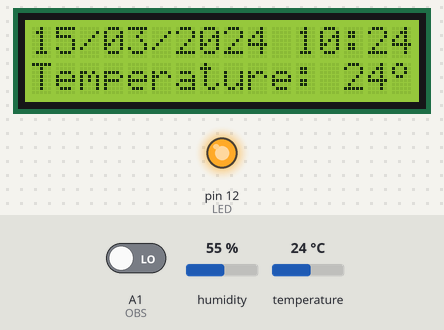
The sketch below on a simulated Arduino Uno, built with avr-gcc and run on an emulated ATmega328P. On the bench: 16×2 character LCD, output pins drawn as LEDs (lit = HIGH). The test bench sets the inputs (shaded band); at power-on: A1 (OBS) LOW, temperature 24 °C, humidity 55 %. The local clock reads 2024-03-15 10:24:30 at power-on unless the sketch sets it.

Above: at 1.2 s.
1.3 s: A1 (OBS) driven HIGH
At 6.0 s:
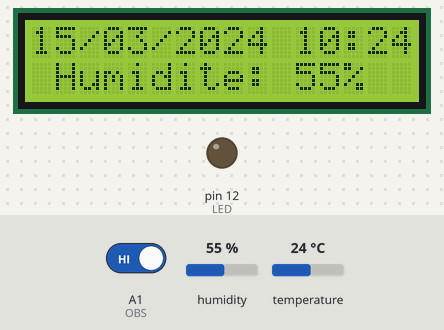
6.7 s: temperature set to 12 °C
At 10.2 s:
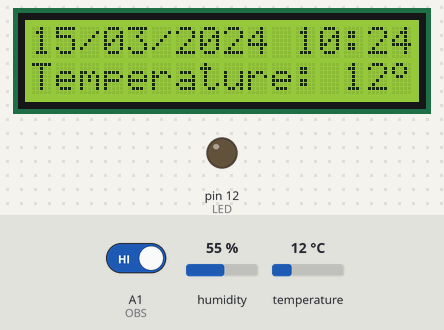
10.8 s: humidity set to 22 %
At 14.4 s:
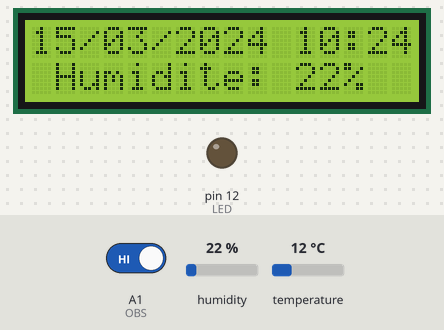
14.9 s: A1 (OBS) driven LOW
At 16.2 s:
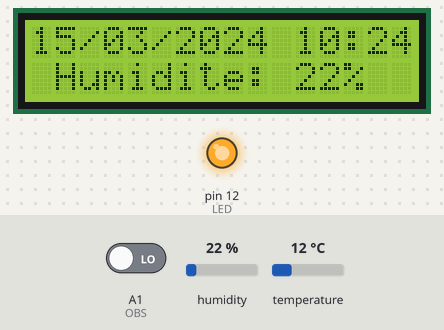
18.9 s: humidity set to 40 %
At 22.7 s:
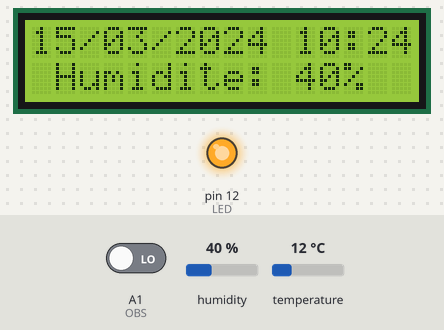
23.0 s: temperature set to 19 °C
At 26.8 s:
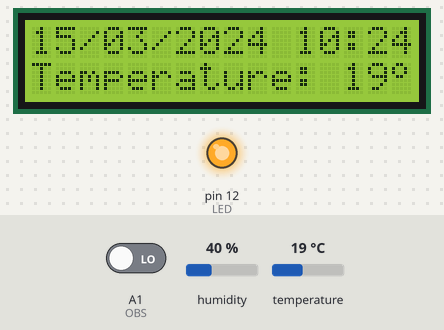
Timing chart, 0 to 28.1 s (numbered marks = the images above; inputs shaded):
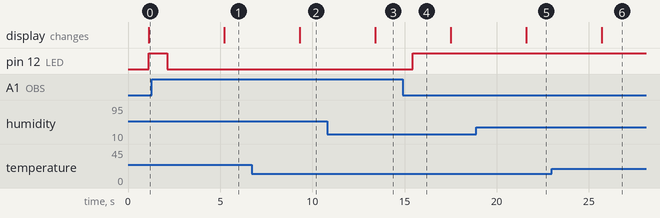

The sketch:

station_meteo.ino
```cpp
#include <LiquidCrystal_I2C.h>
#include <RTClib.h>
#include <Wire.h> //permet de discuter avec différents composants
#include <DHT.h>

//Initialisation du capteur infrarouges et de la led
#define OBS A1
#define LED 12
int avoid;

// Initialisation du module RTC
RTC_DS3231 rtc;

// Initialisation de l'écran LCD sur l'adresse 0x27
LiquidCrystal_I2C lcd(0x27, 16, 2);

// Initialisation du capteur DHT22
DHT dht(2, DHT22);

// Initialisation des degrés
byte degre[8] = {
0b01100,0b10010,0b10010,0b01100,0b00000,0b00000,0b00000,0b00000
};

//module qui permet de changer l'affichage de l'écran à des intervalles de temps
unsigned long mymillis;
boolean EC1 = true;
boolean EC2 = false;
boolean EC = false;

// Fonction setup, appelée une seule fois au démarrage
void setup () {
  // Initialisation du module RTC
  rtc.begin();

  // Vérification de l'alimentation de la RTC
  if (rtc.lostPower()) {
    // Si l'alimentation a été perdue, réglage de l'heure
    rtc.adjust(DateTime(F(__DATE__), F(__TIME__)));
  }

  // Initialisation de l'écran LCD
  lcd.init();
  lcd.backlight();
  lcd.clear();
  lcd.createChar(1, degre);

  // Initialisation du détecteur d'obstacles et de la led
  pinMode(OBS, INPUT);
  pinMode(LED, OUTPUT);
}

// Fonction loop, appelée en boucle
void loop () {
  // Récupération de l'heure courante
  DateTime now = rtc.now();

  // Affichage de l'heure sur l'écran LCD
  printDateTime(now);

  //délais qui laisse le temps au capteur de récupéré la température et l'humidté
  delay(1000);

  temphum(); //appel de la fonction qui affiche température/humidité
  capteur(); //appel de la fonction qui allume led si détectée

}

//Fonction qui affiche la température et l'heure
void temphum(){
  // Récupération de l'humidité
  byte h = dht.readHumidity();
  // Récupération de la température
  byte t = dht.readTemperature();

  // Affichage de la température
  if (EC1 == true && EC == false) {
    lcd.setCursor(0,1);
    lcd.print("Temperature: ");
    lcd.print(t);
    lcd.print(char(1));

    // Mise à jour des variables pour éviter les répétitions
    EC = true;
    mymillis = millis();
  }

  // Affichage de l'humidité
  if (EC2 == true && EC == false) {
    lcd.setCursor(0,1);
    lcd.print(" Humidite: ");
    lcd.print(h);
    lcd.print("%   ");

    // Mise à jour des variables pour éviter les répétitions
    EC = true;
    mymillis = millis();
  }

  // Changement d'interface toutes les 3 secondes
  if (millis() - mymillis >= 3000) {
    EC1 = !EC1;
    EC2 = !EC2;
    EC = false;
  }
}

//fonction qui affiche la date et l'heure
void printDateTime(DateTime dt) {
  char dateBuffer[] = "DD/MM/YYYY hh:mm";

  lcd.setCursor(0,0);
  lcd.print(dt.toString(dateBuffer));
}

//Fonction qui allume une led via le capteur infrarouges
void capteur(){
  avoid = digitalRead(OBS); //lecture de l'état du capteur
  if (avoid == HIGH) { digitalWrite(LED, LOW); } //led allumée
  else { digitalWrite(LED, HIGH); } //led éteinte
}
```

Measured:
- after the input at 1.3 s, pin 12 (LED): HIGH → LOW after 0.83 s
- after the input at 6.7 s, the display: changes after 2.6 s (image 2)
- after the input at 10.8 s, the display: changes after 2.6 s (image 3)
- after the input at 14.9 s, pin 12 (LED): LOW → HIGH after 0.54 s
- after the input at 18.9 s, the display: changes after 2.7 s (image 5)
- after the input at 23.0 s, the display: changes after 2.7 s (image 6)
